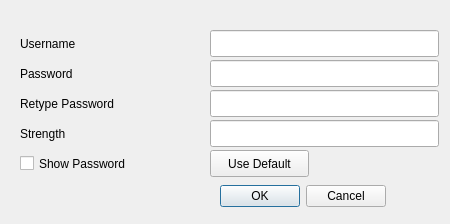
<?xml version="1.0" encoding="UTF-8"?>
<ui version="4.0">
 <class>Passwd</class>
 <widget class="QDialog" name="Passwd">
  <property name="geometry">
   <rect>
    <x>0</x>
    <y>0</y>
    <width>450</width>
    <height>224</height>
   </rect>
  </property>
  <property name="windowTitle">
   <string>Reset Password</string>
  </property>
  <widget class="QDialogButtonBox" name="buttonBox">
   <property name="geometry">
    <rect>
     <x>205</x>
     <y>180</y>
     <width>181</width>
     <height>32</height>
    </rect>
   </property>
   <property name="orientation">
    <enum>Qt::Horizontal</enum>
   </property>
   <property name="standardButtons">
    <set>QDialogButtonBox::Cancel|QDialogButtonBox::Ok</set>
   </property>
  </widget>
  <widget class="QLabel" name="userLabel">
   <property name="enabled">
    <bool>true</bool>
   </property>
   <property name="geometry">
    <rect>
     <x>20</x>
     <y>30</y>
     <width>181</width>
     <height>27</height>
    </rect>
   </property>
   <property name="text">
    <string>Username</string>
   </property>
  </widget>
  <widget class="QLineEdit" name="username">
   <property name="enabled">
    <bool>true</bool>
   </property>
   <property name="geometry">
    <rect>
     <x>210</x>
     <y>30</y>
     <width>229</width>
     <height>27</height>
    </rect>
   </property>
  </widget>
  <widget class="QLabel" name="label_3">
   <property name="geometry">
    <rect>
     <x>20</x>
     <y>60</y>
     <width>181</width>
     <height>27</height>
    </rect>
   </property>
   <property name="text">
    <string>Password</string>
   </property>
  </widget>
  <widget class="QLineEdit" name="passwordEdit">
   <property name="geometry">
    <rect>
     <x>210</x>
     <y>60</y>
     <width>229</width>
     <height>27</height>
    </rect>
   </property>
   <property name="echoMode">
    <enum>QLineEdit::Password</enum>
   </property>
  </widget>
  <widget class="QLineEdit" name="passwordEdit_2">
   <property name="geometry">
    <rect>
     <x>210</x>
     <y>90</y>
     <width>229</width>
     <height>27</height>
    </rect>
   </property>
   <property name="echoMode">
    <enum>QLineEdit::Password</enum>
   </property>
  </widget>
  <widget class="QLabel" name="label_4">
   <property name="geometry">
    <rect>
     <x>20</x>
     <y>90</y>
     <width>181</width>
     <height>27</height>
    </rect>
   </property>
   <property name="text">
    <string>Retype Password</string>
   </property>
  </widget>
  <widget class="QLabel" name="label_5">
   <property name="geometry">
    <rect>
     <x>20</x>
     <y>120</y>
     <width>181</width>
     <height>27</height>
    </rect>
   </property>
   <property name="text">
    <string>Strength</string>
   </property>
  </widget>
  <widget class="QLineEdit" name="strength">
   <property name="enabled">
    <bool>true</bool>
   </property>
   <property name="geometry">
    <rect>
     <x>210</x>
     <y>120</y>
     <width>229</width>
     <height>27</height>
    </rect>
   </property>
   <property name="inputMethodHints">
    <set>Qt::ImhNone</set>
   </property>
   <property name="echoMode">
    <enum>QLineEdit::Normal</enum>
   </property>
   <property name="readOnly">
    <bool>true</bool>
   </property>
  </widget>
  <widget class="QCheckBox" name="checkBox">
   <property name="geometry">
    <rect>
     <x>20</x>
     <y>150</y>
     <width>142</width>
     <height>27</height>
    </rect>
   </property>
   <property name="text">
    <string>Show Password</string>
   </property>
  </widget>
  <widget class="QPushButton" name="pushButton">
   <property name="geometry">
    <rect>
     <x>210</x>
     <y>150</y>
     <width>99</width>
     <height>27</height>
    </rect>
   </property>
   <property name="text">
    <string>Use Default</string>
   </property>
  </widget>
 </widget>
 <resources/>
 <connections>
  <connection>
   <sender>buttonBox</sender>
   <signal>accepted()</signal>
   <receiver>Passwd</receiver>
   <slot>accept()</slot>
   <hints>
    <hint type="sourcelabel">
     <x>248</x>
     <y>254</y>
    </hint>
    <hint type="destinationlabel">
     <x>157</x>
     <y>274</y>
    </hint>
   </hints>
  </connection>
  <connection>
   <sender>buttonBox</sender>
   <signal>rejected()</signal>
   <receiver>Passwd</receiver>
   <slot>reject()</slot>
   <hints>
    <hint type="sourcelabel">
     <x>316</x>
     <y>260</y>
    </hint>
    <hint type="destinationlabel">
     <x>286</x>
     <y>274</y>
    </hint>
   </hints>
  </connection>
 </connections>
</ui>
